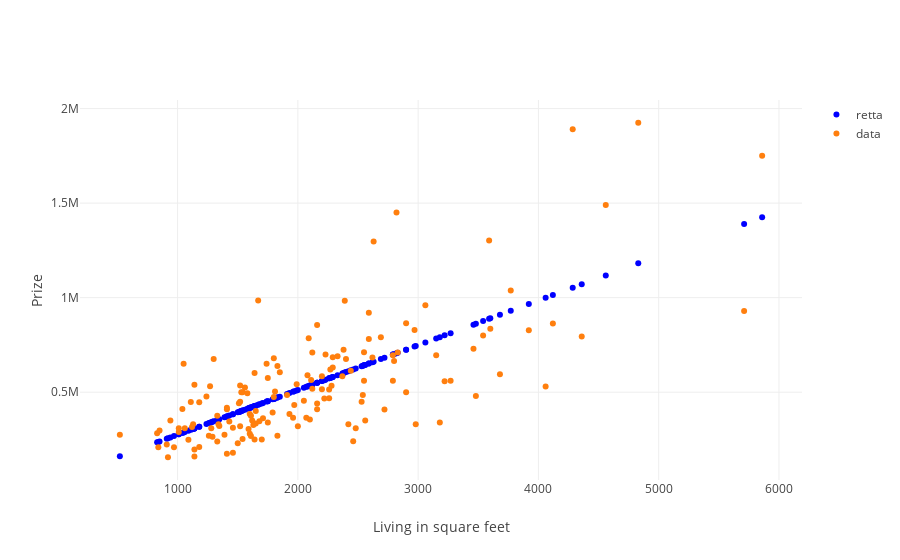

Write notebook code for a chart like this one.
### Code cell
# Solution (Punto 3)

#py.init_notebook_mode(connected=True)
#y_retta=w*xTrain[:,0]+b
#xx=xTrain[:,0]

#data=[
#    go.Scatter(x=xTrain[:,0],y=yTrain,mode="markers",name="data"),
#    go.Scatter(x=xTrain[:,0],y=y_retta,mode="markers",name="retta ")
#]
#layout = go.Layout()
#fig = go.Figure(data, layout)


#py.iplot(fig)

#Disegnare in un unico grafico lo scatter plot delle osservazioni del trainig set e la retta di regressione
traceRetta=go.Scatter(x=xTrain[:,0],y=w*xTrain[:,0]+b,name='retta',mode="markers",line = {'color': 'blue'})
traceData=go.Scatter(x=xTrain[:,0], y=yTrain, mode="markers", name="data")
layout = go.Layout(
    xaxis = dict(title="Living in square feet"),
    yaxis = dict(title="Prize")
)
#traceRetta,
fig = go.Figure(data=[traceRetta,traceData], layout=layout)
py.iplot(fig)

### Figure 1 — Plotly figure (JSON) as saved in the notebook; plotly's stock layout.template omitted (floating-point values rounded to 4 significant figures; data arrays with more than 128 entries replaced by an {"elided": "..."} marker saying what was removed)
{"data": [{"line": {"color": "blue"}, "mode": "markers", "name": "retta", "type": "scatter", "uid": "44e130d2-df6a-11e8-9d23-a402b9828abf", "x": {"elided": "151 int values"}, "y": {"elided": "151 float values"}}, {"mode": "markers", "name": "data", "type": "scatter", "uid": "44e130d3-df6a-11e8-97f4-a402b9828abf", "x": {"elided": "151 int values"}, "y": {"elided": "151 int values"}}], "layout": {"xaxis": {"title": "Living in square feet"}, "yaxis": {"title": "Prize"}}}
